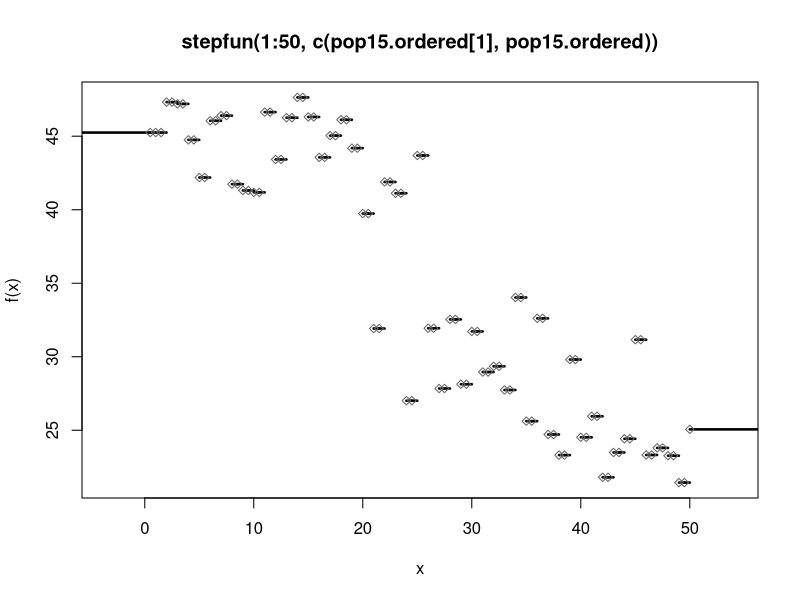

Write R code to recreate this figure.
ord = order(
  LifeCycleSavings$pop75
)
pop15.ordered=LifeCycleSavings$pop15[ ord ]

plot( 
  stepfun( 
    1:50, 
    c( 
      pop15.ordered[1], 
      pop15.ordered
    ) 
  ),
  xval=1:100/2, 
  verticals=FALSE, 
  pch=23, 
  col.points=grey( 0.4 ), 
  cex.points=0.9, 
  lwd=2.5 
)
